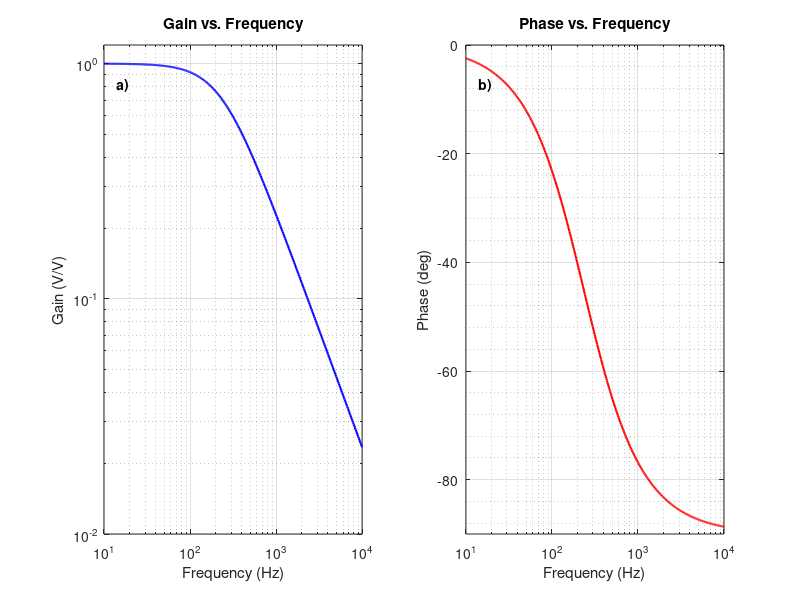

MATLAB code for this plot: (Note: this script raises an error after producing the figure.)
%% Bode Plot Prelab
% First-order RC filter
% Gain = 1/sqrt(1 + (f/fc)^2)
% Phase = -atan(f/fc)   [converted to degrees]

%% Parameters
fc = 234; % cutoff frequency [Hz]

% Frequency vector: 10 Hz to 10 kHz. Use many points so curves look smooth
freq = logspace(log10(10), log10(1e4), 400);

%% Computing gain and phase
Gain  = 1 ./ sqrt(1 + (freq./fc).^2);     % V/V
Phase = -atan(freq./fc) * 180/pi;         % degrees

%% Creating plots
figure;

% a) Gain plot
subplot(1,2,1)
loglog(freq, Gain, 'b-', 'LineWidth', 1.5);
grid on;
grid minor;
xlabel('Frequency (Hz)');
ylabel('Gain (V/V)');
title('Gain vs. Frequency');

% axis limits
xlim([10 1e4]);
ylim([1e-2 1.2]);

% label "a)"
text(0.05, 0.92, 'a)', 'Units', 'normalized', 'FontWeight', 'bold');

% b) Phase plot 
subplot(1,2,2)
semilogx(freq, Phase, 'r-', 'LineWidth', 1.5);
grid on;
grid minor;
xlabel('Frequency (Hz)');
ylabel('Phase (deg)');
title('Phase vs. Frequency');

% axis limits
xlim([10 1e4]);
ylim([-90 0]);

% label "b)"
text(0.05, 0.92, 'b)', 'Units', 'normalized', 'FontWeight', 'bold');


improvePlot;
